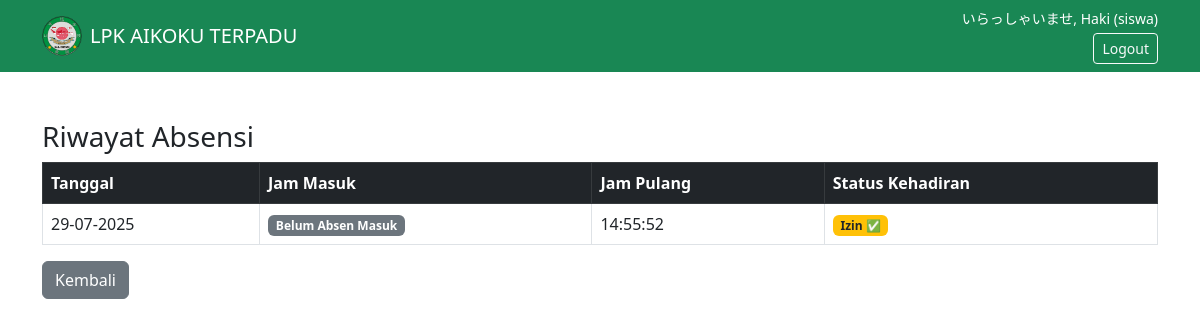
The app's page /absensi/riwayat_siswa.php (signed in), older data.
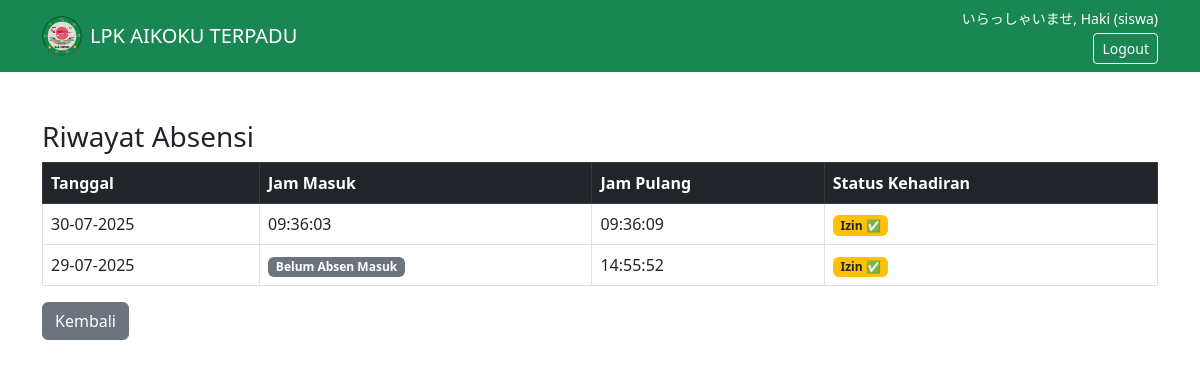
The same page, newer data.
### tables this page shows
CREATE TABLE `tb_absensi` (
  `id_absen` int(11) NOT NULL,
  `id_pengguna` int(11) DEFAULT NULL,
  `tanggal` date DEFAULT NULL,
  `jam_masuk` time DEFAULT NULL,
  `jam_pulang` time DEFAULT NULL,
  `keterangan` enum('Hadir','Izin','Sakit','Alpha') DEFAULT 'Hadir'
);

CREATE TABLE `tb_pengajuan_izin` (
  `id_pengajuan` int(11) NOT NULL,
  `id_pengguna` int(11) DEFAULT NULL,
  `tanggal` date DEFAULT NULL,
  `jenis` enum('Izin','Sakit') DEFAULT NULL,
  `alasan` text DEFAULT NULL,
  `status` enum('Menunggu','Diterima','Ditolak') DEFAULT 'Menunggu'
);

### absensi/riwayat_siswa.php (the view, shortened to what this page needs)
<?php
include '../includes/config.php';
$id_pengguna = $_SESSION['id_pengguna'];
$query = mysqli_query($koneksi, "SELECT * FROM tb_absensi WHERE id_pengguna='$id_pengguna' ORDER BY tanggal DESC");
?>
<!DOCTYPE html>
<html lang="id">
<head>
    <link rel="stylesheet" href="https://cdn.jsdelivr.net/npm/bootstrap@5.3.0/dist/css/bootstrap.min.css">
</head>
<body>
    <nav class="navbar navbar-expand-lg navbar-dark bg-success">
        <div class="container text-white">
            <div class="d-none d-md-flex justify-content-between align-items-center w-100">
                <div class="d-flex align-items-center">
                    <img src="../img/logo.png" alt="Logo LPK" class="logo-img me-2">
                    <span class="navbar-brand mb-0 h5">LPK AIKOKU TERPADU</span>
                </div>
                <div class="text-end small">
                    <div>いらっしゃいませ, <?= $_SESSION['username']; ?> (<?= $_SESSION['role']; ?>)</div>
                    <a href="auth/logout.php" class="btn btn-outline-light btn-sm mt-1">Logout</a>
                </div>
            </div>
        </div>
    </nav>
    <div class="container mt-5">
        <h3>Riwayat Absensi</h3>
        <div class="table-responsive">
            <table class="table table-bordered">
                <thead class="table-dark">
                    <tr>
                        <th>Tanggal</th>
                        <th>Jam Masuk</th>
                        <th>Jam Pulang</th>
                        <th>Status Kehadiran</th>
                    </tr>
                </thead>
                <tbody>
                    <?php while ($row = mysqli_fetch_assoc($query)): ?>
                        <tr>
                            <td><?= date('d-m-Y', strtotime($row['tanggal'])) ?></td>
                            <td>
                                <?= !empty($row['jam_masuk']) ? $row['jam_masuk'] : '<span class="badge bg-secondary">Belum Absen Masuk</span>' ?>
                            </td>
                            <td>
                                <?= !empty($row['jam_pulang']) ? $row['jam_pulang'] : '<span class="badge bg-secondary">Belum Absen Pulang</span>' ?>
                            </td>
                            <td>
                                <?php
                                $tanggal = $row['tanggal'];
                                $cekIzin = mysqli_query($koneksi, "
        SELECT jenis FROM tb_pengajuan_izin
        WHERE id_pengguna = '$id_pengguna'
        AND tanggal = '$tanggal'
        AND status = 'Diterima'
        ORDER BY id_pengajuan DESC LIMIT 1
    ");
                                if (mysqli_num_rows($cekIzin) > 0) {
                                    $izin = mysqli_fetch_assoc($cekIzin);
                                    $jenis = htmlspecialchars($izin['jenis']);
                                    $warna = $jenis == 'Sakit' ? 'bg-info text-dark' : 'bg-warning text-dark';
                                    echo "<span class='badge $warna'>$jenis ✅</span>";
                                } else {
                                    echo '<span class="badge bg-secondary">Belum Absen</span>';
                                }
                                ?>
                            </td>
                        </tr>
                    <?php endwhile; ?>
                </tbody>
            </table>
        </div>
        <a href="../dashboard_siswa.php" class="btn btn-secondary">Kembali</a>
    </div>
</body>
</html>

Row changes from the older to the newer data that the page shows:
added tb_absensi: tanggal "30-07-2025", jam_masuk "09:36:03", jam_pulang "09:36:09", tb_pengajuan_izin.jenis "Izin"
